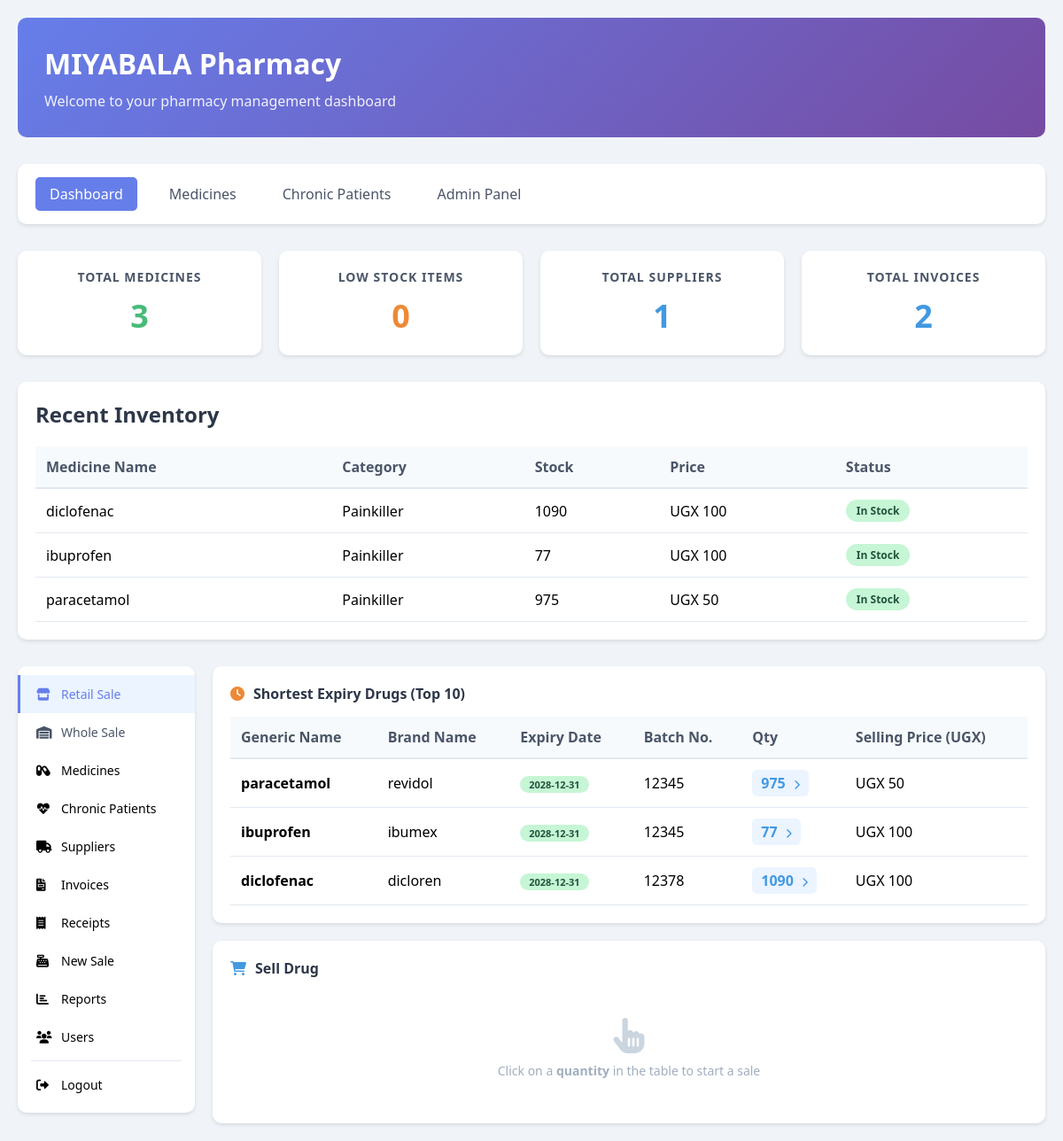
The app's page / (signed in) with its own data.
### stock/models.py (models this page shows, shortened)
class Drug(models.Model):
    DOSAGE_CHOICES = [
        ('tablet', 'Tablet'),
        ('capsules', 'Capsules'),
        ('injection', 'Injection'),
        ('syrup', 'Syrup'),
        ('suspension', 'Suspension'),
        ('drops', 'Drops'),
        ('ointment', 'Ointment'),
        ('cream', 'Cream'),
        ('jerry', 'Jerry'),
        ('oil', 'Oil'),
        ('spray', 'Spray'),
        ('gel', 'Gel'),
        ('powder', 'Powder'),
        ('liquid', 'Liquid'),
        ('balm', 'Balm'),
    ]
    name = models.CharField(max_length=200)
    generic_name = models.CharField(max_length=200, blank=True, null=True)
    brand = models.CharField(max_length=100, blank=True, null=True)
    description = models.TextField(blank=True, null=True)
    dosage = models.CharField(
        max_length=50,
        choices=DOSAGE_CHOICES,
        default='tablet',
        blank=True,
        null=True,
        help_text="Select the dosage form"
    )
    strength = models.CharField(
        max_length=100,
        blank=True,
        null=True,
        help_text="e.g., 500mg, 10mg/5ml"
    )
    category = models.ForeignKey(Category, on_delete=models.SET_NULL, null=True, related_name='drugs')
    supplier = models.ForeignKey(Supplier, on_delete=models.SET_NULL, null=True, related_name='drugs')
    cost_price = models.DecimalField(max_digits=10, decimal_places=2, default=0)
    selling_price = models.DecimalField(max_digits=10, decimal_places=2, default=0)
    stock_quantity = models.PositiveIntegerField(default=0)
    reorder_level = models.PositiveIntegerField(default=10)
    max_stock_level = models.PositiveIntegerField(default=100, blank=True, null=True)
    expiry_date = models.DateField(blank=True, null=True)
    batch_no = models.CharField(max_length=50, blank=True, null=True, help_text="Batch/Lot number")
    barcode = models.CharField(max_length=100, blank=True, null=True, unique=True)
    is_active = models.BooleanField(default=True)
    pack_size = models.PositiveIntegerField(
        default=0,
        help_text="Number of units per packet"
    )
    markup_percentage = models.DecimalField(
        max_digits=5,
        decimal_places=2,
        default=50.00,
        help_text="Default 50% (1.5x cost price)"
    )
    created_at = models.DateTimeField(auto_now_add=True)
    updated_at = models.DateTimeField(auto_now=True)
    created_by = models.ForeignKey(User, on_delete=models.SET_NULL, null=True, related_name="drugs_created")
    class Meta:
        ordering = ["name"]
        indexes = [
            models.Index(fields=["name"]),
            models.Index(fields=["batch_no"]),
            models.Index(fields=["expiry_date"]),
        ]

class Category(models.Model):
    name = models.CharField(max_length=100, unique=True)
    description = models.TextField(blank=True, null=True)
    created_at = models.DateTimeField(auto_now_add=True)
    updated_at = models.DateTimeField(auto_now=True)
    class Meta:
        verbose_name_plural = "Categories"
        ordering = ["name"]

### stock/views.py (the view)
# urls.py: path('', views.dashboard, name='dashboard'),
@login_required
def dashboard(request):
    total_medicines = Drug.objects.count()
    total_suppliers = Supplier.objects.count()
    total_invoices = Invoice.objects.count()
    low_stock_count = Drug.objects.filter(stock_quantity__lt=10).count()
    recent_medicines = Drug.objects.all().order_by('-id')[:5]
    all_drugs = Drug.objects.all()
    total_stock_value = 0
    for drug in all_drugs:
        total_stock_value += drug.stock_quantity * drug.selling_price
    context = {
        'total_medicines': total_medicines,
        'total_suppliers': total_suppliers,
        'total_invoices': total_invoices,
        'low_stock_count': low_stock_count,
        'recent_medicines': recent_medicines,
        'total_stock_value': total_stock_value,
    }
    return render(request, 'stock/dashboard.html', context)

### stock/templates/stock/dashboard.html (shortened to what this page needs)
<!DOCTYPE html>
<html lang="en">
<head>
    <link rel="stylesheet" href="https://cdnjs.cloudflare.com/ajax/libs/font-awesome/6.0.0-beta3/css/all.min.css" />
</head>
<body>
<div class="container">
    <div class="header">
        <h1>MIYABALA Pharmacy</h1>
        <p>Welcome to your pharmacy management dashboard</p>
    </div>
    <div class="nav">
        <a href="{% url 'stock:dashboard' %}" class="active">Dashboard</a>
        <a href="{% url 'stock:drug_list' %}">Medicines</a>
        <a href="{% url 'stock:patient_list' %}">Chronic Patients</a>
        <a href="/admin/">Admin Panel</a>
    </div>
    <div class="stats">
        <div class="stat-card">
            <h3>Total Medicines</h3>
            <div class="number success">{{ total_medicines|default:"0" }}</div>
        </div>
        <div class="stat-card">
            <h3>Low Stock Items</h3>
            <div class="number warning">{{ low_stock_count|default:"0" }}</div>
        </div>
        <div class="stat-card">
            <h3>Total Suppliers</h3>
            <div class="number info">{{ total_suppliers|default:"0" }}</div>
        </div>
        <div class="stat-card">
            <h3>Total Invoices</h3>
            <div class="number info">{{ total_invoices|default:"0" }}</div>
        </div>
    </div>
    <div class="content">
        <h2>Recent Inventory</h2>
        {% if recent_medicines %}
        <table class="table">
            <thead>
                <tr>
                    <th>Medicine Name</th>
                    <th>Category</th>
                    <th>Stock</th>
                    <th>Price</th>
                    <th>Status</th>
                </tr>
            </thead>
            <tbody>
                {% for medicine in recent_medicines %}
                <tr>
                    <td>{{ medicine.name }}</td>
                    <td>{{ medicine.category.name|default:'N/A' }}</td>
                    <td>{{ medicine.stock_quantity }}</td>
                    <td>UGX {{ medicine.selling_price|floatformat:0 }}</td>
                    <td>
                        {% if medicine.stock_quantity <= 10 %}
                        <span class="badge badge-danger">Low Stock</span>
                        {% elif medicine.stock_quantity <= 20 %}
                        <span class="badge badge-warning">Medium</span>
                        {% else %}
                        <span class="badge badge-success">In Stock</span>
                        {% endif %}
                    </td>
                </tr>
                {% endfor %}
            </tbody>
        </table>
        {% else %}
        <p>No medicines available.</p>
        {% endif %}
    </div>
    <div class="dashboard-features">
        <div class="sidebar-nav">
            <div class="nav-item active" data-section="retail">
                <i class="fas fa-store"></i> Retail Sale
            </div>
            <div class="nav-item" data-section="wholesale">
                <i class="fas fa-warehouse"></i> Whole Sale
            </div>
            <a href="{% url 'stock:drug_list' %}" class="nav-item" style="text-decoration:none; color:inherit;">
                <i class="fas fa-capsules"></i> Medicines
            </a>
            <a href="{% url 'stock:patient_list' %}" class="nav-item" style="text-decoration:none; color:inherit;">
                <i class="fas fa-heartbeat"></i> Chronic Patients
            </a>
            <a href="{% url 'stock:supplier_list' %}" class="nav-item" style="text-decoration:none; color:inherit;">
                <i class="fas fa-truck"></i> Suppliers
            </a>
            <a href="{% url 'stock:invoice_list' %}" class="nav-item" style="text-decoration:none; color:inherit;">
                <i class="fas fa-file-invoice"></i> Invoices
            </a>
            <a href="{% url 'stock:receipt_list' %}" class="nav-item" style="text-decoration:none; color:inherit;">
                <i class="fas fa-receipt"></i> Receipts
            </a>
            <a href="{% url 'stock:create_sale' %}" class="nav-item" style="text-decoration:none; color:inherit;">
                <i class="fas fa-cash-register"></i> New Sale
            </a>
            <a href="{% url 'stock:reports_dashboard' %}" class="nav-item" style="text-decoration:none; color:inherit;">
                <i class="fas fa-chart-bar"></i> Reports
            </a>
            {% if user.is_superuser %}
            <a href="{% url 'stock:user_list' %}" class="nav-item" style="text-decoration:none; color:inherit;">
                <i class="fas fa-users"></i> Users
            </a>
            {% endif %}
            <div style="border-top: 1px solid #e2e8f0; margin: 5px 15px;"></div>
            <a href="{% url 'stock:logout' %}" class="nav-item" style="text-decoration:none; color:inherit;">
                <i class="fas fa-sign-out-alt"></i> Logout
            </a>
        </div>
        <div class="features-content">
            <div id="drugListPanel" class="drug-list-panel">
                <h3><i class="fas fa-clock"></i> Shortest Expiry Drugs (Top 10)</h3>
                <div id="drugTableContainer" style="display:none;">
                    <table class="table">
                        <thead>
                            <tr>
                                <th>Generic Name</th>
                                <th>Brand Name</th>
                                <th>Expiry Date</th>
                                <th>Batch No.</th>
                                <th>Qty</th>
                                <th>Selling Price (UGX)</th>
                            </tr>
                        </thead>
                        <tbody id="drugTableBody">
                        </tbody>
                    </table>
                </div>
            </div>
            <div class="sale-panel" id="salePanel">
                <h3><i class="fas fa-shopping-cart"></i> Sell Drug</h3>
                <div id="saleContent">
                    <div class="no-selection">
                        <i class="fas fa-hand-pointer"></i>
                        <p>Click on a <strong>quantity</strong> in the table to start a sale</p>
                    </div>
                </div>
            </div>
        </div>
    </div>
</div>
</body>
</html>

### stock/templates/stock/dashboard.html (style rules this page uses)
* { margin: 0; padding: 0; box-sizing: border-box; }
body { font-family: 'Segoe UI', Tahoma, Geneva, Verdana, sans-serif; background: #f0f4f8; padding: 20px; }
.container { max-width: 1400px; margin: 0 auto; }
.header { background: linear-gradient(135deg, #667eea 0%, #764ba2 100%); color: white; padding: 30px; border-radius: 10px; margin-bottom: 30px; }
.header h1 { font-size: 32px; margin-bottom: 10px; }
.header p { opacity: 0.9; font-size: 16px; }
.nav { background: white; padding: 15px 20px; border-radius: 10px; margin-bottom: 30px; box-shadow: 0 2px 4px rgba(0,0,0,0.1); display: flex; gap: 20px; flex-wrap: wrap; }
.nav a { color: #4a5568; text-decoration: none; padding: 8px 16px; border-radius: 5px; transition: all 0.3s; font-weight: 500; }
.nav a.active { background: #667eea; color: white; }
.stats { display: grid; grid-template-columns: repeat(auto-fit, minmax(200px, 1fr)); gap: 20px; margin-bottom: 30px; }
.stat-card { background: white; padding: 20px; border-radius: 10px; box-shadow: 0 2px 4px rgba(0,0,0,0.1); text-align: center; }
.stat-card h3 { color: #4a5568; font-size: 14px; text-transform: uppercase; letter-spacing: 1px; margin-bottom: 10px; }
.stat-card .number { font-size: 36px; font-weight: bold; }
.stat-card .number.success { color: #48bb78; }
.stat-card .number.warning { color: #ed8936; }
.stat-card .number.info { color: #4299e1; }
.content { background: white; padding: 20px; border-radius: 10px; box-shadow: 0 2px 4px rgba(0,0,0,0.1); margin-bottom: 30px; }
.content h2 { color: #2d3748; margin-bottom: 20px; }
.table { width: 100%; border-collapse: collapse; }
.table th { background: #f7fafc; color: #4a5568; font-weight: 600; padding: 12px; text-align: left; border-bottom: 2px solid #e2e8f0; }
.table td { padding: 12px; border-bottom: 1px solid #e2e8f0; }
.badge { display: inline-block; padding: 4px 12px; border-radius: 20px; font-size: 12px; font-weight: 600; }
.badge-success { background: #c6f6d5; color: #22543d; }
.dashboard-features { display: flex; gap: 20px; margin-top: 20px; }
.sidebar-nav { width: 200px; background: white; border-radius: 10px; box-shadow: 0 2px 4px rgba(0,0,0,0.1); padding: 10px 0; flex-shrink: 0; height: fit-content; }
.sidebar-nav .nav-item { display: flex; align-items: center; padding: 12px 18px; color: #4a5568; text-decoration: none; transition: all 0.3s; cursor: pointer; font-weight: 500; border-left: 3px solid transparent; gap: 10px; font-size: 14px; }
.sidebar-nav .nav-item i { width: 18px; font-size: 14px; }
.sidebar-nav .nav-item.active { background: #ebf4ff; color: #667eea; border-left-color: #667eea; }
.features-content { flex: 1; min-width: 0; }
.drug-list-panel { background: white; padding: 20px; border-radius: 10px; box-shadow: 0 2px 4px rgba(0,0,0,0.1); overflow-x: auto; margin-bottom: 20px; }
.drug-list-panel h3 { color: #2d3748; margin-bottom: 15px; display: flex; align-items: center; gap: 10px; font-size: 16px; }
.drug-list-panel h3 i { color: #ed8936; }
.sale-panel { background: white; padding: 20px; border-radius: 10px; box-shadow: 0 2px 4px rgba(0,0,0,0.1); max-height: 500px; overflow-y: auto; }
.sale-panel h3 { color: #2d3748; margin-bottom: 15px; display: flex; align-items: center; gap: 10px; font-size: 16px; }
.sale-panel h3 i { color: #4299e1; }
.no-selection { text-align: center; color: #a0aec0; padding: 30px 10px; font-size: 14px; }
.no-selection i { font-size: 40px; display: block; margin-bottom: 10px; color: #cbd5e0; }

### records on screen
Drug: name "diclofenac", category.name "Painkiller", stock_quantity "1090", selling_price "100", shows "In Stock"
Drug: name "ibuprofen", category.name "Painkiller", stock_quantity "77", selling_price "100", shows "In Stock"
Drug: name "paracetamol", category.name "Painkiller", stock_quantity "975", selling_price "50", shows "In Stock"

### other values on screen
{{ total_medicines|default:"0" }} "3"
{{ low_stock_count|default:"0" }} "0"
{{ total_suppliers|default:"0" }} "1"
{{ total_invoices|default:"0" }} "2"
